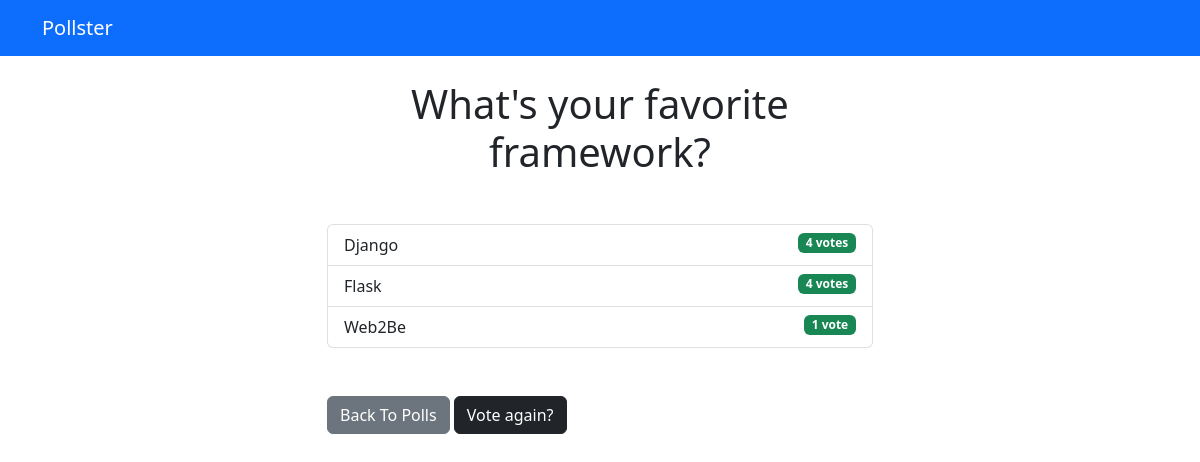
/polls/1/results/, run on an earlier commit of the app's database.
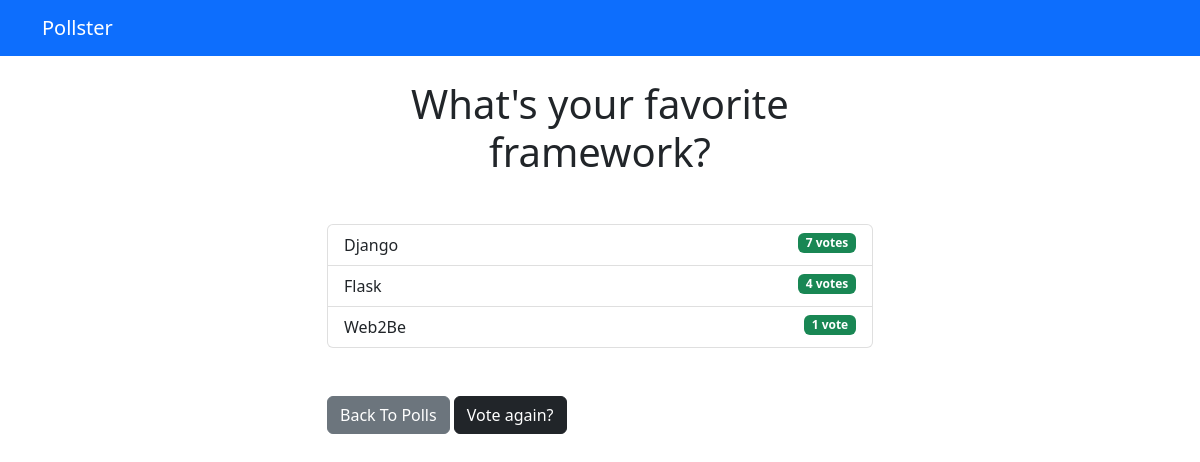
And on a later commit of the database.
### polls/models.py (models this page shows, shortened)
class Choice(models.Model):
    question = models.ForeignKey(Question, on_delete=models.CASCADE)
    choice_text = models.CharField(max_length=200)
    votes = models.IntegerField(default=0)

### polls/views.py (the view)
# urls.py: path('<int:question_id>/results/', views.results, name='results'),
def results(request, question_id):
  question = get_object_or_404(Question, pk=question_id)
  return render(request, 'polls/results.html', { 'question': question })

### templates/polls/results.html
{% extends 'base.html' %}
{% block content %}
<h1 class="mb-5 text-center">{{ question.question_text }}</h1>
<ul class="list-group mb-5">
	{% for choice in question.choice_set.all %}
	<li class="list-group-item">
		{{ choice.choice_text }}
		<span class="badge text-bg-success float-end">{{ choice.votes }} vote{{ choice.votes | pluralize }}</span>
	</li>
	{% endfor %}
</ul>
<a class="btn btn-secondary" href="{% url 'polls:index' %}">Back To Polls</a>
<a class="btn btn-dark" href="{% url 'polls:detail' question.id %}">Vote again?</a>
{% endblock %}

What changed in the data, as far as the page shows it:
changed Choice "Django": votes "4" → "7"
